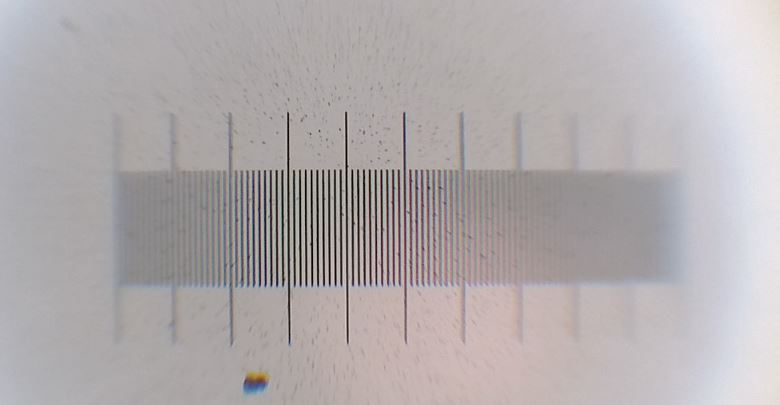
#> input picture tests/fixtures/calibration/sources.jpg, 780 x 405 px; its folder holds only this picture in this run
$ python -i views.py   (imports and definitions only)
#> lines starting #> are read from the running program, lines starting #| are printed output that depends on the picture; after the words box and inside, x2 and y2 are one past the last pixel; in counts of white or black regions, pixels touching at a corner belong together
#> further down, picture is the input picture: shape (405, 780, 3); mean B, G, R 173.3, 171.9, 177.6
import os
import cv2
import json
from django.http import JsonResponse, HttpResponse
from django.shortcuts import render
from django.views.decorators.csrf import csrf_exempt
from django.conf import settings
import shutil
import math
import numpy as np
from django.db import transaction
from django.views.decorators.http import require_http_methods
from .models import Research, ContourData, Calibration

# Пути для рабочих директорий
# [1 line that did not run here, left out]
# [1 line that did not run here, left out]
# [1 line that did not run here, left out]
# [1 line that did not run here, left out]


# [341 lines left out: functions get_files_in_directory, clear_calibration_in_work, calibration_list, get_calibration, save_calibration, load_calibration and 7 more, not called in this run]

def clear_research_in_work():
    """Очищает все папки внутри research/in_work."""
    clear_research_directory(research_in_work_dir)


def clear_research_in_work_except_sources():
    """Очищает все папки внутри research/in_work, кроме sources."""
    clear_research_directory_except_sources(research_in_work_dir)

# [299 lines left out: functions home, research_list, get_research, save_research, load_research, delete_research and 3 more, not called in this run]


def analyze_contours(image, start_number=1, calibration_coefficient=1.0, division_price_value=1.0):
#> called with start_number = 1, calibration_coefficient = 1, division_price_value = 1
    gray = cv2.cvtColor(image, cv2.COLOR_BGR2GRAY)
    _, thresh = cv2.threshold(gray, 127, 255, cv2.THRESH_BINARY_INV)
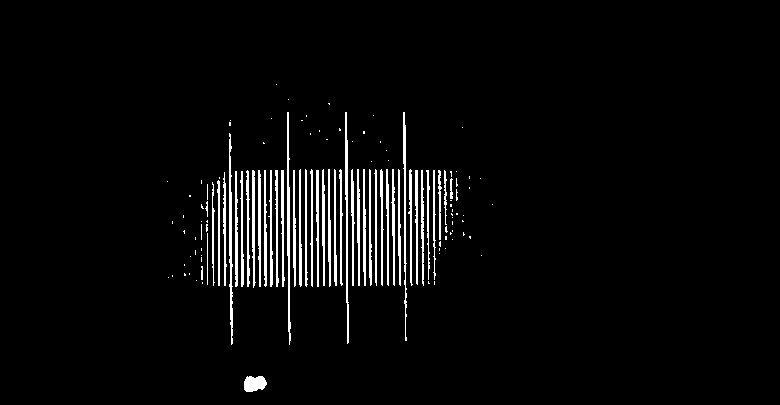
#> thresh: shape (405, 780); 3.9% white in thin lines or dots, all inside (x1, y1, x2, y2) = (167, 84, 493, 392)
    contours, _ = cv2.findContours(thresh, cv2.RETR_EXTERNAL, cv2.CHAIN_APPROX_SIMPLE)
#> contours = 124 contours, 81 with area under 20; largest, box (x1, y1, x2, y2) and area: (287, 112, 291, 345) 306, (229, 133, 233, 345) 303, (345, 112, 349, 344) 288, (244, 376, 267, 392) 264, (403, 112, 407, 341) 228
    results = []
    height, width = image.shape[:2]
#> height = 405; width = 780

    # Проверяем, чтобы контур не пересекал границы изображения
    def is_within_bounds(contour):
        for point in contour:
            x, y = point[0]
            if x <= 0 or y <= 0 or x >= width - 1 or y >= height - 1:
                return False
        return True

    filtered_contours = [cnt for cnt in contours if cv2.contourArea(cnt) > 100 and is_within_bounds(cnt)]
#> filtered_contours = 37 contours; largest, box (x1, y1, x2, y2) and area: (287, 112, 291, 345) 306, (229, 133, 233, 345) 303, (345, 112, 349, 344) 288, (244, 376, 267, 392) 264, (403, 112, 407, 341) 228

    for cnt in filtered_contours:
        M = cv2.moments(cnt)
        if M["m00"] != 0:
            cx = int(M["m10"] / M["m00"])
            cy = int(M["m01"] / M["m00"])

        # Периметр в пикселях
        perimeter_pixels = cv2.arcLength(cnt, True)

        # Площадь в пикселях
        area_pixels = cv2.contourArea(cnt)

        # Минимальный ограничивающий прямоугольник
        rect = cv2.minAreaRect(cnt)
        box = cv2.boxPoints(rect)

        # Длина и ширина прямоугольника в пикселях
        width_pixels = min(rect[1])
        length_pixels = max(rect[1])

        # Диаметр эквивалентного круга в пикселях
        equivalent_diameter_pixels = math.sqrt((4 * area_pixels) / math.pi)

        # Конвертируем в реальные единицы
        perimeter_real = pixels_to_real_units(perimeter_pixels, calibration_coefficient, division_price_value)
        area_real = pixels_to_real_units(area_pixels, calibration_coefficient**2, division_price_value**2)  # Площадь - квадрат единиц
        length_real = pixels_to_real_units(length_pixels, calibration_coefficient, division_price_value)
        width_real = pixels_to_real_units(width_pixels, calibration_coefficient, division_price_value)
        dek_real = pixels_to_real_units(equivalent_diameter_pixels, calibration_coefficient, division_price_value)

        # Добавляем результат с реальными единицами
        results.append({
            'contour_number': start_number,
            'perimeter': round(perimeter_real, 2),
            'area': round(area_real, 2),
            'length': round(length_real, 2),
            'width': round(width_real, 2),
            'dek': round(dek_real, 2),
            'cx': cx,  # Координаты для рисования остаются в пикселях
            'cy': cy,  # Координаты для рисования остаются в пикселях
        })

        # Рисуем номер контура на изображении (координаты в пикселях)
        cv2.putText(image, str(start_number), (cx, cy), cv2.FONT_HERSHEY_SIMPLEX, 0.5, (255, 255, 255), 6)
        cv2.putText(image, str(start_number), (cx, cy), cv2.FONT_HERSHEY_SIMPLEX, 0.5, (0, 0, 0), 2)

        start_number += 1
#> this loop made 37 passes
#> (cx, cy, perimeter_pixels, area_pixels, rect, box, width_pixels, length_pixels) on passes 1 to 5: (254, 383, 68.53, 264.5, ((255, 383.5), (15, 22), -90), [[266, 391], [244, 391], [244, 376], [266, 376]], 15, 22), (218, 229, 213.1, 111.5, ((218, 232.5), (105, 2), -90), [[219, 285], [217, 285], [217, 180], [219, 180]], 2, 105), (224, 228, 235.7, 140.5, ((224.3, 228.5), (2.62, 113), -0.707), [[223.6, 285], [222.2, 172], [224.9, 172], [226.3, 285]], 2.62, 113), (241, 235, 235.3, 148, ((241.5, 228.5), (2.36, 115), -0.651), [[241, 286], [239.7, 171], [242.1, 171], [243.4, 286]], 2.36, 115), (235, 235, 238.6, 181, ((236, 228.5), (115, 2), -90), [[237, 286], [235, 286], [235, 171], [237, 171]], 2, 115)
#> (cx, cy, perimeter_pixels, area_pixels, rect, box, width_pixels, length_pixels) on pass 35: (404, 197, 467.9, 228, ((404.6, 226), (2.31, 228), -0.415), [[404.2, 340], [402.6, 112], [404.9, 112], [406.6, 340]], 2.31, 228)
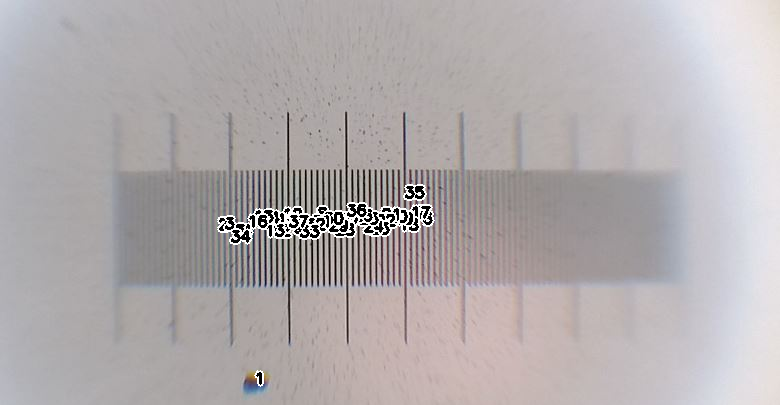
#> image: shape (405, 780, 3); 1.9% of pixels changed, all inside (x1, y1, x2, y2) = (217, 184, 435, 387)

    return image, results, start_number


# [88 lines left out: functions upload_image, delete_image, list_images, not called in this run]


def pixels_to_real_units(pixel_value, calibration_coefficient, division_price_value):
    """
    Конвертирует значение в пикселях в реальные единицы.

    Args:
        pixel_value (float): Значение в пикселях
        calibration_coefficient (float): Коэффициент калибровки (пикселей на единицу деления)
        division_price_value (float): Цена деления в микрометрах

    Returns:
        float: Значение в микрометрах
    """
    if calibration_coefficient == 0:
        return pixel_value  # Возвращаем исходное значение если калибровка не проведена

    # Переводим пиксели в единицы деления, затем в микрометры
    real_value = (pixel_value / calibration_coefficient) * division_price_value
    return real_value

>>> import cv2
>>> picture = cv2.imread('../tests/fixtures/calibration/sources.jpg')
>>> result = analyze_contours(picture)
